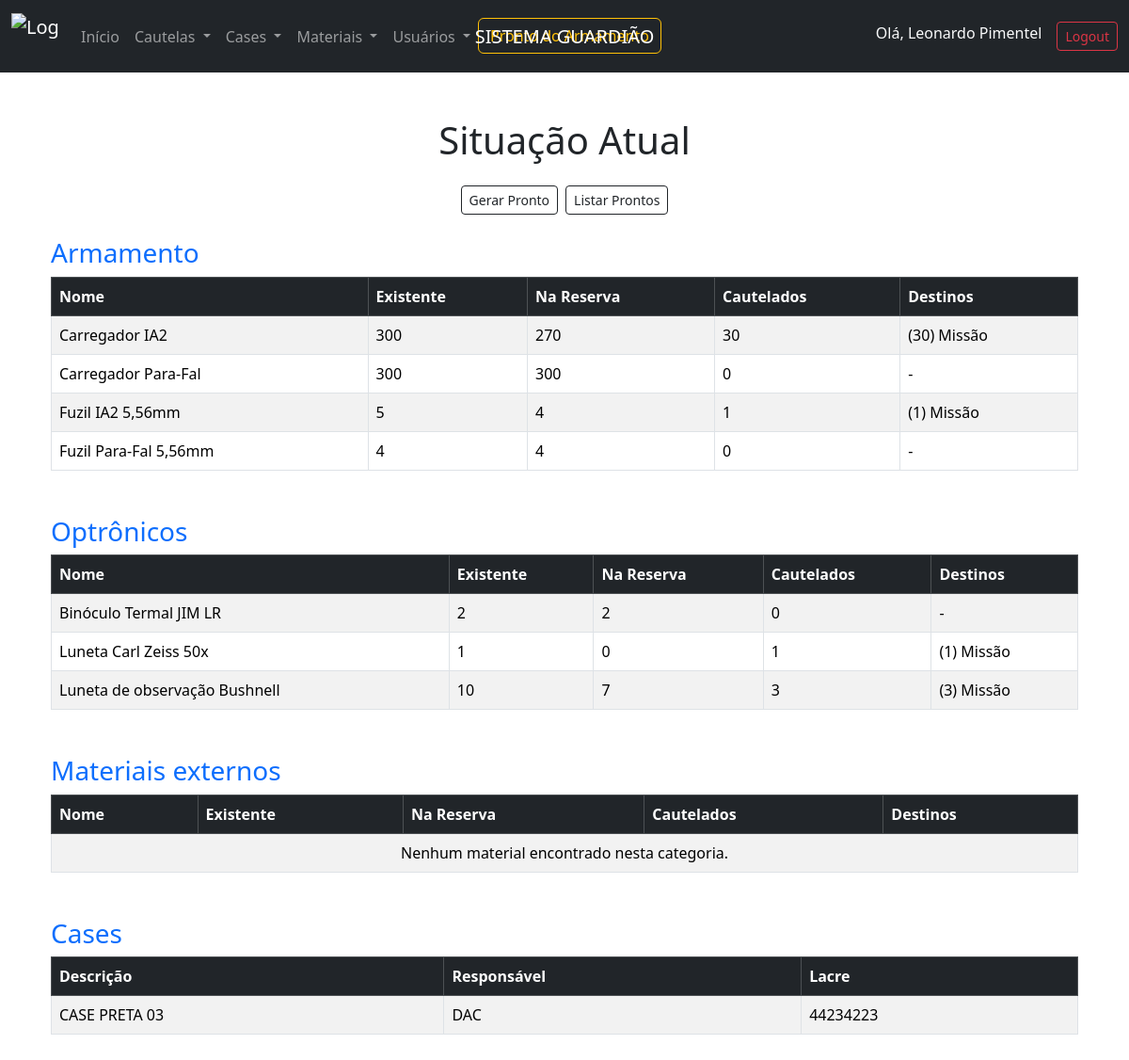
The page /pronto-armamento/ (signed in) on the database its author committed.
### guardiao/models.py (models this page shows, shortened)
class Operador(models.Model):
    user = models.OneToOneField(User, on_delete=models.CASCADE)
    nome = models.CharField(max_length=100)
    identidade = models.CharField(max_length=20)
    funcao = models.CharField(max_length=100, null=True, blank=True)
    nivel_acesso = models.IntegerField(
        choices=[(1, 'Nível 1'), (2, 'Nível 2'), (3, 'Nível 3')], default=1)

class Categoria(models.Model):
    nome = models.CharField(max_length=100, unique=True)
    descricao = models.TextField(blank=True)

class Material(models.Model):
    categoria = models.ForeignKey(
        Categoria, on_delete=models.CASCADE, null=True, blank=True)
    nome = models.CharField(max_length=100)
    registro = models.CharField(
        max_length=50, blank=True, null=True, unique=True)
    quantidade_total = models.PositiveIntegerField(default=0)
    quantidade_disponivel = models.PositiveIntegerField(default=0)
    quantidade_emprestada = models.PositiveIntegerField(default=0)

class Emprestimo(models.Model):
    isAtiva = models.BooleanField(default=True)
    cliente = models.ForeignKey('Cliente', on_delete=models.CASCADE)
    operador = models.ForeignKey('Operador', on_delete=models.CASCADE)
    materiais = models.ManyToManyField(
        'Material', through='EmprestimoMaterial')
    destino = models.CharField(max_length=200)
    data_emprestimo = models.DateTimeField(auto_now_add=True)
    data_devolucao = models.DateTimeField(null=True, blank=True)

class Case(models.Model):
    descricao = models.CharField(max_length=255)
    responsavel = models.CharField(max_length=100)
    lacre = models.CharField(max_length=50, unique=True)
    data_criacao = models.DateTimeField(auto_now_add=True)
    data_atualizacao = models.DateTimeField(auto_now=True)

### guardiao/views.py (the view)
# urls.py: path('pronto-armamento/', pronto_armamento, name='pronto_armamento'),
@login_required
@nivel_acesso_minimo(1)
def pronto_armamento(request):
    cases = Case.objects.all()
    categorias = Categoria.objects.all()
    categorias_materiais = []
    for categoria in categorias:
        materiais = Material.objects.filter(categoria=categoria).annotate(
            total_existente=Count('id'),
            total_na_reserva=Count('id', filter=~Q(
                emprestimomaterial__emprestimo__isAtiva=True)),
            total_emprestados=Count('id', filter=Q(
                emprestimomaterial__emprestimo__isAtiva=True))
        ).order_by('nome')
        destinos = {}
        emprestimos = EmprestimoMaterial.objects.filter(
            emprestimo__isAtiva=True,
            material__categoria=categoria
        ).select_related('emprestimo')
        for emprestimo in emprestimos:
            nome_material = emprestimo.material.nome
            destino = emprestimo.emprestimo.destino
            if nome_material not in destinos:
                destinos[nome_material] = {}
            if destino not in destinos[nome_material]:
                destinos[nome_material][destino] = 0
            destinos[nome_material][destino] += emprestimo.quantidade
        materiais_agregados = {}
        for material in materiais:
            nome = material.nome
            if nome not in materiais_agregados:
                materiais_agregados[nome] = {
                    'nome': nome,
                    'total_existente': 0,
                    'total_na_reserva': 0,
                    'total_emprestados': 0,
                    'destinos': destinos.get(nome, {})
                }
            if material.registro:
                materiais_agregados[nome]['total_existente'] += 1
                materiais_agregados[nome]['total_emprestados'] += 1 if EmprestimoMaterial.objects.filter(
                    material=material, emprestimo__isAtiva=True).exists() else 0
                materiais_agregados[nome]['total_na_reserva'] += 0 if EmprestimoMaterial.objects.filter(
                    material=material, emprestimo__isAtiva=True).exists() else 1
            else:
                materiais_agregados[nome]['total_existente'] += material.quantidade_total
                materiais_agregados[nome]['total_na_reserva'] += material.quantidade_disponivel
                materiais_agregados[nome]['total_emprestados'] += material.quantidade_emprestada
        categorias_materiais.append({
            'categoria': categoria.nome,
            'materiais': materiais_agregados.values()
        })
    return render(request, 'pronto_armamento.html', {
        'categorias_materiais': categorias_materiais, 'cases': cases
    })

### guardiao/templates/pronto_armamento.html (shortened to what this page needs)
{% extends 'base.html' %}
{% block navbar %}
    {% if user.operador.nivel_acesso == 2 %}
        {% include 'navbar_2.html' %}
    {% elif user.operador.nivel_acesso == 1 %}
        {% include 'navbar_1.html' %}
    {% else %}
        {% include 'navbar.html' %}
    {% endif %}
{% endblock %}
{% block content %}
<div class="container mt-5">
    <h1 class="mb-4 text-center">Situação Atual</h1>
    <div class="d-flex gap-2 justify-content-center mb-4">
        {% if user.operador.nivel_acesso == 3 or user.operador.nivel_acesso == 2 %}
            <a href="{% url 'gerar_pronto' %}" class="btn btn-outline-dark btn-sm">Gerar Pronto</a>
        {% endif %}
        <a href="{% url 'listar_prontos' %}" class="btn btn-outline-dark btn-sm">Listar Prontos</a>
    </div>
    {% for categoria in categorias_materiais %}
    <div class="mb-5">
        <h3 class="text-primary">{{ categoria.categoria }}</h3>
        <table class="table table-bordered table-striped">
            <thead class="table-dark">
                <tr>
                    <th>Nome</th>
                    <th>Existente</th>
                    <th>Na Reserva</th>
                    <th>Cautelados</th>
                    <th>Destinos</th>
                </tr>
            </thead>
            <tbody>
                {% for material in categoria.materiais %}
                <tr>
                    <td>{{ material.nome }}</td>
                    <td>{{ material.total_existente }}</td>
                    <td>{{ material.total_na_reserva }}</td>
                    <td>{{ material.total_emprestados }}</td>
                    <td>
                        {% if material.destinos %}
                            {% for destino, quantidade in material.destinos.items %}
                                ({{ quantidade }}) {{ destino }}{% if not forloop.last %}, {% endif %}
                            {% endfor %}
                        {% else %}
                            -
                        {% endif %}
                    </td>
                </tr>
                {% empty %}
                <tr>
                    <td colspan="5" class="text-center">Nenhum material encontrado nesta categoria.</td>
                </tr>
                {% endfor %}
            </tbody>
        </table>
    </div>
    {% empty %}
    <p class="text-center">Nenhuma categoria encontrada.</p>
    {% endfor %}
    {% if cases %}
    <div class="mb-5">
        <h3 class="text-primary">Cases</h3>
        <table class="table table-bordered table-striped">
            <thead class="table-dark">
                <tr>
                    <th>Descrição</th>
                    <th>Responsável</th>
                    <th>Lacre</th>
                </tr>
            </thead>
            <tbody>
                {% for case in cases %}
                <tr>
                    <td>{{ case.descricao }}</td>
                    <td>{{ case.responsavel }}</td>
                    <td>{{ case.lacre }}</td>
                </tr>
                {% endfor %}
            </tbody>
        </table>
    </div>
    {% endif %}
</div>
{% endblock %}

### guardiao/templates/navbar.html (shortened to what this page needs)
{% load static %}
<nav class="navbar navbar-expand-lg navbar-dark bg-dark">
    <div class="container-fluid">
        <a class="navbar-brand" href="/">
            <img src="{% static 'images/logo.png' %}" alt="Logo Guardião" width="50" height="50" class="d-inline-block align-text-top">
        </a>
        <span class="navbar-brand navbar-brand-center">SISTEMA GUARDIÃO</span>
        <div class="collapse navbar-collapse" id="navbarNav">
            <ul class="navbar-nav me-auto">
                <li class="nav-item">
                    <a class="nav-link" href="{% url 'listar_prontos' %}">Início</a>
                </li>
                <li class="nav-item dropdown">
                    <a class="nav-link dropdown-toggle" href="#" id="emprestimosDropdown" role="button" data-bs-toggle="dropdown" aria-expanded="false">
                        Cautelas
                    </a>
                </li>
                <li class="nav-item dropdown">
                    <a class="nav-link dropdown-toggle" href="#" id="casesDropdown" role="button" data-bs-toggle="dropdown" aria-expanded="false">
                        Cases
                    </a>
                </li>
                <li class="nav-item dropdown">
                    <a class="nav-link dropdown-toggle" href="#" id="materiaisDropdown" role="button" data-bs-toggle="dropdown" aria-expanded="false">
                        Materiais
                    </a>
                </li>
                <li class="nav-item dropdown">
                    <a class="nav-link dropdown-toggle" href="#" id="usuariosDropdown" role="button" data-bs-toggle="dropdown" aria-expanded="false">
                        Usuários
                    </a>
                </li>
                <li class="nav-item">
                    <a href="{% url 'pronto_armamento' %}" class="btn btn-outline-warning me-2">Pronto do Armamento</a>
                </li>
            </ul>
            <ul class="navbar-nav">
                {% if user.is_authenticated %}
                    <li class="nav-item">
                        <span class="navbar-text text-light me-3">Olá, {{ user.operador.nome }}</span>
                    </li>
                    <li class="nav-item">
                        <a class="btn btn-outline-danger btn-sm" href="{% url 'logout' %}">Logout</a>
                    </li>
                {% else %}
                    <li class="nav-item">
                        <a class="btn btn-outline-success btn-sm" href="{% url 'login' %}">Login</a>
                    </li>
                {% endif %}
            </ul>
        </div>
    </div>
</nav>

### guardiao/templates/base.html (style rules this page uses)
.navbar-brand-center { position: absolute; left: 50%; transform: translateX(-50%); }

### rows shown on the page
Categoria: categoria "Armamento"
Material: nome "Carregador IA2"
Emprestimo: destinos "Missão" "Missão" "Missão" "Missão"
Material: nome "Carregador Para-Fal"
Material: nome "Fuzil IA2 5,56mm"
Material: nome "Fuzil Para-Fal 5,56mm"
Categoria: categoria "Optrônicos"
Material: nome "Binóculo Termal JIM LR"
Material: nome "Luneta Carl Zeiss 50x"
Material: nome "Luneta de observação Bushnell"
Categoria: categoria "Materiais externos"
Case: descricao "CASE PRETA 03", responsavel "DAC", lacre "44234223"

### other values the page prints
{{ user.operador.nome }} "Leonardo Pimentel"
{{ material.total_existente }} "300" "300" "5" "4" "2" "1" "10"
{{ material.total_na_reserva }} "270" "300" "4" "4" "2" "0" "7"
{{ material.total_emprestados }} "30" "0" "1" "0" "0" "1" "3"
{{ quantidade }} "30" "1" "1" "3"
